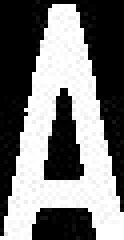
%> input picture 2.jpg, 31 x 60 px (shown 4 times larger)
$ octave ChePai.m   (GNU Octave 9; MATLAB toolbox functions it lacks are replaced by stand-ins)
%> lines starting %> are read from the running program, lines starting %| are printed output that depends on the picture; in (x1, y1, x2, y2) boxes, pixels count from 0 and x2, y2 are one past the last pixel; in counts of white or black regions, pixels touching at a corner belong together; the program's own positions count from 1
### QieGe.m
function e=QieGe(sbw)
[m,n]=size(sbw);
top=1;bottom=m;left=1;right=n;   % init
while sum(sbw(top,:))==0 && top<=m %A(:,i)=[x x x x x ... x];i代表赋值的行数，x代表要赋的值
    top=top+1;
end
while sum(sbw(bottom,:))==0 && bottom>=1
    bottom=bottom-1;
end
while sum(sbw(:,left))==0 && left<=n
    left=left+1;
end
while sum(sbw(:,right))==0 && right>=1
    right=right-1;
end
dd=right-left;
hh=bottom-top;
e=imcrop(sbw,[left top dd hh]);%imcrop('图象名',[x起点，y起点，x宽度，y宽度])

### ChePai.m
close all
clc
[fn,pn,fi]=uigetfile('ChePaiKu\*.jpg','选择图片');
%> the answer given: 2.jpg
YuanShi=imread([pn fn]);%输入原始图像
%> YuanShi is the input picture: size 60x31 uint8; min 0, max 255, mean 120
figure(1);subplot(3,2,1),imshow(YuanShi),title('原始图像');
%%%%%%%%%%1、图像预处理%%%%%%%%%%%
YuanShiHuiDu=rgb2gray(YuanShi);%转化为灰度图像
subplot(3,2,2),imshow(YuanShiHuiDu),title('灰度图像');

BianYuan=edge(YuanShiHuiDu,'canny',0.5);%Canny算子边缘检测
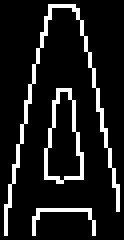
%> BianYuan: size 60x31 logical (shown 4 times larger); 11.3% white in thin lines or dots
subplot(3,2,3),imshow(BianYuan),title('Canny算子边缘检测后图像');

se1=[1;1;1]; %线型结构元素
FuShi=imerode(BianYuan,se1);    %腐蚀图像
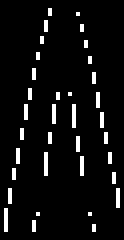
%> FuShi: size 60x31 logical (shown 4 times larger); 5.9% white in thin lines or dots, all inside (x1, y1, x2, y2) = (1, 2, 30, 58)
subplot(3,2,4),imshow(FuShi),title('腐蚀后边缘图像');

se2=strel('rectangle',[25,25]); %矩形结构元素
TianChong=imclose(FuShi,se2);%图像聚类、填充图像
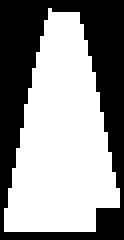
%> TianChong: size 60x31 logical (shown 4 times larger); 57% white; 1 black region, box (x1, y1, x2, y2) and area: (0, 0, 31, 60) 799
subplot(3,2,5),imshow(TianChong),title('填充后图像');

YuanShiLvBo=bwareaopen(TianChong,2000);%从对象中移除面积小于2000的小对象
%> YuanShiLvBo: size 60x31 logical; every value is 0
figure(2);
subplot(2,2,1),imshow(YuanShiLvBo),title('形态滤波后图像');
%%%%%%%%%%2、车牌定位%%%%%%%%%%%
[y,x]=size(YuanShiLvBo);%size函数将数组的行数返回到第一个输出变量，将数组的列数返回到第二个输出变量
%> y = 60; x = 31
YuCuDingWei=double(YuanShiLvBo);
%> YuCuDingWei: size 60x31 double; every value is 0
%%%%%%%%%%2.1、车牌粗定位之一确定行的起始位置和终止位置%%%%%%%%%%%
Y1=zeros(y,1);%产生y行1列全零数组
for i=1:y
    for j=1:x
        if(YuCuDingWei(i,j)==1)
            Y1(i,1)= Y1(i,1)+1;%白色像素点统计
        end
    end
end
%> after the loop, Y1 = 60 values from 0 to 0
[temp,MaxY]=max(Y1);%Y方向车牌区域确定。返回行向量temp和MaxY，temp向量记录Y1的每列的最大值，MaxY向量记录Y1每列最大值的行号
%> temp = 0; MaxY = 1
subplot(2,2,2),plot(0:y-1,Y1),title('原图行方向像素点值累计和'),xlabel('行值'),ylabel('像素');
PY1=MaxY;
%> PY1 = 1
while ((Y1(PY1,1)>=50)&&(PY1>1))
        PY1=PY1-1;
end
%> this loop made 0 passes
PY2=MaxY;
%> PY2 = 1
while ((Y1(PY2,1)>=50)&&(PY2<y))
        PY2=PY2+1;
end
IY=YuanShi(PY1:PY2,:,:);
%> IY = 31 values, max 19 at index 10, min 0 at index 1, mean 1.13
%%%%%%%%%%2.2、车牌粗定位之二确定列的起始位置和终止位置%%%%%%%%%%%
X1=zeros(1,x);%产生1行x列全零数组
for j=1:x
    for i=PY1:PY2
        if(YuCuDingWei(i,j,1)==1)
                X1(1,j)= X1(1,j)+1;
         end
    end
end
%> after the loop, X1 = 31 values from 0 to 0
subplot(2,2,4),plot(0:x-1,X1),title('原图列方向像素点值累计和'),xlabel('列值'),ylabel('像数');
PX1=1;
while ((X1(1,PX1)<3)&&(PX1<x))
       PX1=PX1+1;
end
%> this loop made 30 passes
PX3=x;
%> PX3 = 31
while ((X1(1,PX3)<3)&&(PX3>PX1))
        PX3=PX3-1;
end
CuDingWei=YuanShi(PY1:PY2,PX1:PX3,:);
%> CuDingWei = 0
subplot(2,2,3),imshow(CuDingWei),title('粗定位后的彩色车牌图像')
%> after `title('粗定位后的彩色车牌图像')`:
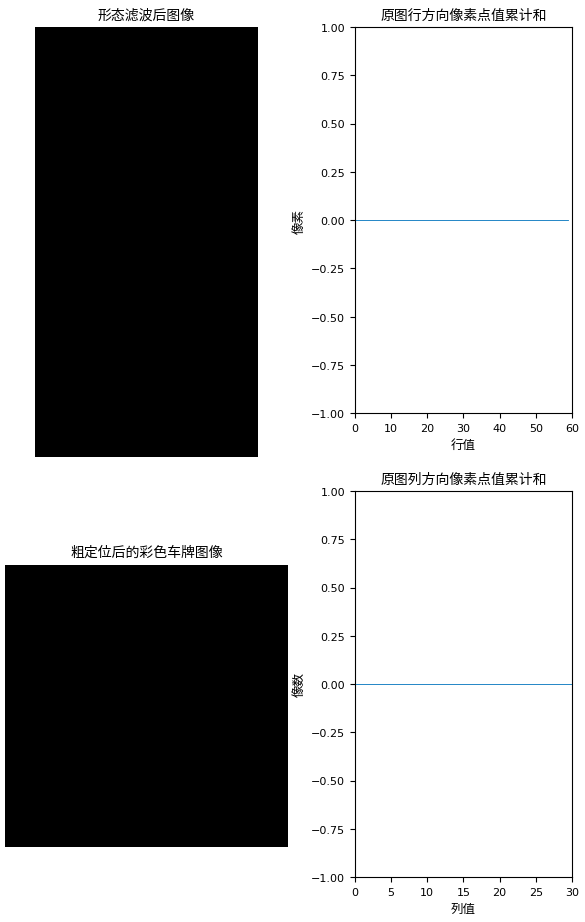
%> figure redrawn from the program's plot data, 4 panels
%%%%%%%%%%2.3、车牌精定位之一预处理%%%%%%%%%%%
CuDingWeiHuiDu=rgb2gray(CuDingWei); %将RGB图像转化为灰度图像
%> CuDingWeiHuiDu = 0
c_max=double(max(max(CuDingWeiHuiDu)));
%> c_max = 0
c_min=double(min(min(CuDingWeiHuiDu)));
%> c_min = 0
T=round(c_max-(c_max-c_min)/3); %T为二值化的阈值
%> T = 0
CuDingWeiErZhi=im2bw(CuDingWeiHuiDu,T/256);
%> CuDingWeiErZhi = false
figure(3);
subplot(2,2,1),imshow(CuDingWeiErZhi),title('粗定位的二值车牌图像')%DingWei
%%%%%%%%%%2.4、车牌精定位之二去除边框干扰%%%%%%%%%%%
[r,s]=size(CuDingWeiErZhi);%size函数将数组的行数返回到第一个输出变量，将数组的列数返回到第二个输出变量
%> r = 1; s = 1
YuJingDingWei=double(CuDingWeiErZhi);%;CuDingWeiErZhi
%> YuJingDingWei = 0
X2=zeros(1,s);%产生1行s列全零数组
for i=1:r
    for j=1:s
        if(YuJingDingWei(i,j)==1)
            X2(1,j)= X2(1,j)+1;%白色像素点统计
        end
    end
end
%> this loop made 1 pass
[temp,MaxX]=max(X2);
%> MaxX = 1
subplot(2,2,2),plot(0:s-1,X2),title('粗定位车牌图像列方向像素点值累计和'),xlabel('列值'),ylabel('像素');
%> after `ylabel('像素')`:
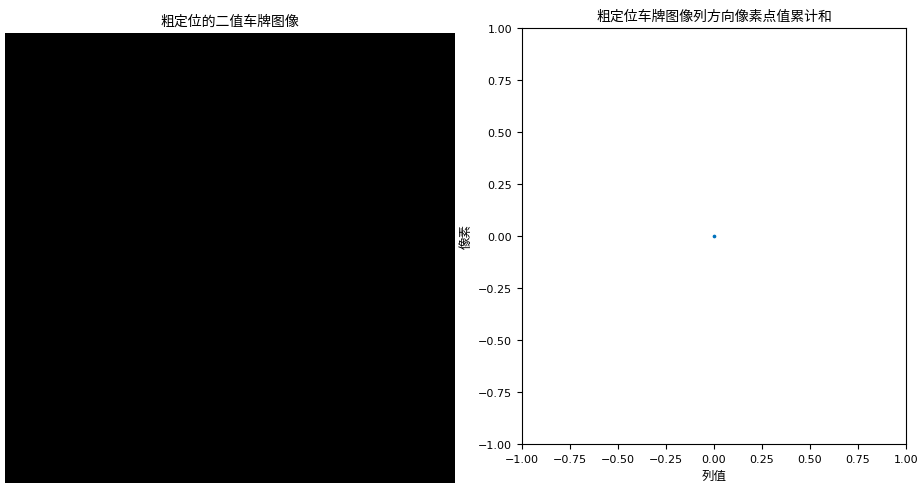
%> figure redrawn from the program's plot data, 2 panels
%%%%%%%%%%2.4.1、去除左侧边框干扰%%%%%%%%%%%
[g,h]=size(YuJingDingWei);
%> g = 1; h = 1
ZuoKuanDu=0;YouKuanDu=0;KuanDuYuZhi=5;
while sum(YuJingDingWei(:,ZuoKuanDu+1))~=0
    ZuoKuanDu=ZuoKuanDu+1;
end
%> after the loop, ZuoKuanDu = 0
if ZuoKuanDu<KuanDuYuZhi   % 认为是左侧干扰
    YuJingDingWei(:,[1:ZuoKuanDu])=0;%给图像d中1到KuanDu宽度间的点赋值为零
    YuJingDingWei=QieGe(YuJingDingWei); %值为零的点会被切割
%> in QieGe, `[m,n]=size(sbw);`: m = 1
%> the loop in QieGe, `while sum(sbw(top,:))==0 && top<=m` made 1 pass
%> top on pass 1: 2
%> the run ends on the next line
